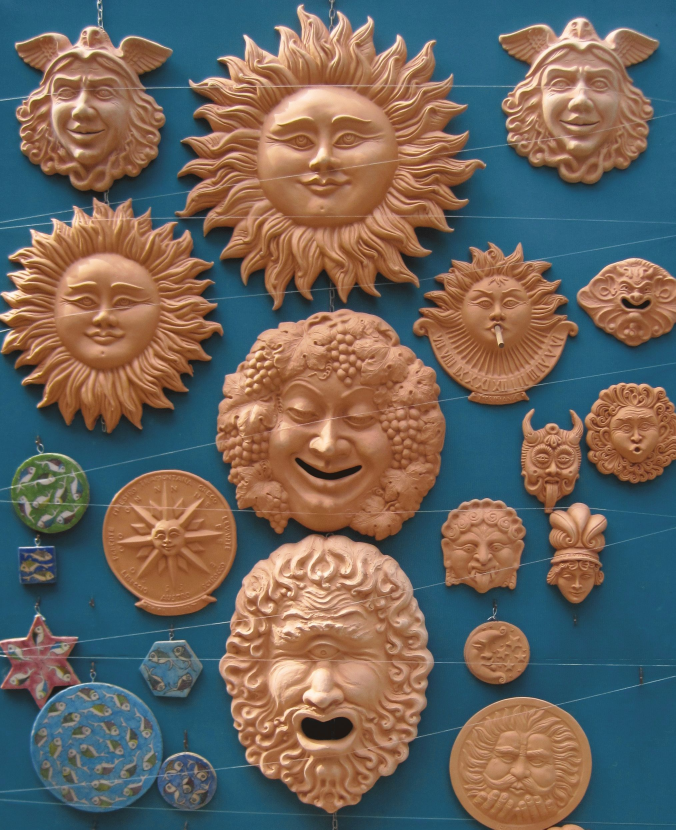
//> input picture Project3/Project3/foreground.jpg, 2027 x 2489 px (shown at 1/3 size)
$ ./main   (built with g++ and OpenCV 4)
//> lines starting //> are read from the running program, lines starting //| are printed output that depends on the picture
### Project3/Project3/colorhistogram.h
#ifndef _COLORHISTOGRAM_H_
#define _COLORHISTOGRAM_H_
#include <opencv2/core.hpp>
#include <opencv2/highgui.hpp>
using namespace cv;

// author: Nguyen Vi Cao
// CSS 487, prof Clark Olson
// header file for the Color Histogram that finds the most common color in the foreground image.

class ColorHistogram
{
public:
	// default constructor
	// Preconditions:	create 1 image object
	ColorHistogram(const Mat& back);

	// default constructor
	// Preconditions:	create 2 image objects
	ColorHistogram(const Mat& fore, const Mat& back);

	// createHistogram function
	// Preconditions:	read in the foreground image and create a 3d color histogram based on that foreground image
	// Postconditions:	void function, it only construct the 3d color histogram, increment the bins, replace the color
	//					in each bin by looping through the 3d color histogram calculate the average
	Mat createHistogram(Mat& fore, int size);

	// findMostCount function
	// Precondition:	passed in the color histogram constructed from the foreground image
	// Postcondition:	set the value for red, green, blue under private
	void findMostCommon(const Mat& hist, int size);

	// overlay function
	// Preconditions:	read in 2 images, foreground and background to apply the overlay process
	// Postconditions:	return 1 image that replace the background of the foreground image with the background image.
	Mat overlay(const Mat& fore, Mat& back, int size);

	// useOpenCVMethods function
	// Preconditions:	read in the foreground image then apply the x-axis flip, covert to gray(cvtColor), Gaussian blur, and canny edge detection
	// Postconditions:	return an output image
	Mat useOpenCVMethods(const Mat& back);

	// convert function
	// Preconditions:	read in the foreground image then apply the y-axis flip, median blur, and Laplacian operator
	// Postconditions:	return myoutput image
	Mat exploreOpenCVMethods(const Mat& back);

private:
	Mat fore_;
	Mat back_;
	int size = 4;
	int avgb_, avgg_, avgr_;				//the avarage value of each color avgb_ = blue, avgg_ = green, avgr_ red
};
#endif

### Project3/Project3/colorhistogram.cpp
#include "colorhistogram.h"
#include <opencv2/imgproc.hpp>

// CSS 487; Professor:	Clark Olson
// colorhistogram.cpp:	implementation file of the colorhistogram.h which include:
//	ColorHistogram:		default constructor that reads in two images foreground and background
//	createistogram:		construct the color historgram matrix for the foreground image
//	findMostCommon:		get the most common color from the color histogram
//	overlay:            apply color histogram on the two images
//	useOpenCV:			apply 4 openCV functions based on requirements
//	exploreOpenCV:		play around with 3 more openCV methods
// Author:				Nguyen Vi Cao

// default constructor
// Preconditions:	create 1 image objects
ColorHistogram::ColorHistogram(const Mat& back)
{
    this->back_ = back;
}

// default constructor
// Preconditions:	create 2 image objects
ColorHistogram::ColorHistogram(const Mat& fore, const Mat& back)
{
	this->fore_ = fore;
    this->back_ = back;
}

// createHistogram function
// Preconditions:	read in the foreground image and create a 3d color histogram based on that foreground image
// Postconditions:	void function, it only construct the 3d color histogram, increment the bins, replace the color
//					in each bin by looping through the 3d color histogram calculate the average
Mat ColorHistogram::createHistogram(Mat& fore, int size)
{
	// create an array of the histogram dimensions
	// size is a constant - the # of buckets in each dimension
	int dims[] = { size, size, size };
	// create 3D histogram of integers initialized to zero
	Mat hist(3, dims, CV_32S, Scalar::all(0));

	//histogram bucket
	int bucketSize = 256 / size;

	//create histogram - construct histogram based on the foreground image.
	for (int row = 0; row < fore.rows; row++) {
		for (int col = 0; col < fore.cols; col++) {
			int b = fore.at<Vec3b>(row, col)[0] / bucketSize;
			int g = fore.at<Vec3b>(row, col)[1] / bucketSize;
			int r = fore.at<Vec3b>(row, col)[2] / bucketSize;
			hist.at<int>(r, g, b)++;
		}
	}

	return hist;
}

// findMostCount function
// Precondition:	passed in the color histogram constructed from the foreground image
// Postcondition:	set the value for red, green, blue under private
void ColorHistogram::findMostCommon(const Mat& hist, int size)
{
	int count = INT_MIN;
	//Find the histogram bin with the most “votes” by looping over all three dimensions.
	//If the bin with the most votes is [r, g, b], then the most common color is approximately
	//3 dimensional loop over the histogram
	for (int r = 0; r < size; r++) {
		for (int g = 0; g < size; g++) {
			for (int b = 0; b < size; b++) {
				if (hist.at<int>(r, g, b) > count) {
					count = hist.at<int>(r, g, b);
					// update private member
					this->avgr_ = r;
					this->avgg_ = g;
					this->avgb_ = b;
				}
			}
		}
	}
}

// overlay function
// Preconditions:	read in 2 images, foreground and background to apply the overlay process
// Postconditions:	return 1 image that replace the background of the foreground image with the background image.
Mat ColorHistogram::overlay(const Mat& fore,Mat& back, int size)
{
	Mat output = fore.clone();
	int bucketSize = 256 / size;
	//calculate common color:
	int cRed = this->avgr_ * bucketSize + bucketSize / 2;
	int cGreen = this->avgg_ * bucketSize + bucketSize / 2;
	int cBlue = this->avgb_ * bucketSize + bucketSize / 2;

	for (int row = 0; row < fore.rows; row++) {
		for (int col = 0; col < fore.cols; col++) {
			int b = output.at<Vec3b>(row, col)[0];
			int g = output.at<Vec3b>(row, col)[1];
			int r = output.at<Vec3b>(row, col)[2];

			// current pixel of this col must no more than a bucketSize away
			if (abs(r - cRed) <= bucketSize && abs(g - cGreen) <= bucketSize
				&& abs(b - cBlue) <= bucketSize) {
				output.at<Vec3b>(row, col)[0] = back.at<Vec3b>(row % back.rows, col % back.cols)[0];
				output.at<Vec3b>(row, col)[1] = back.at<Vec3b>(row % back.rows, col % back.cols)[1];
				output.at<Vec3b>(row, col)[2] = back.at<Vec3b>(row % back.rows, col % back.cols)[2];
			}
		}
	}
	return output;
}

Mat ColorHistogram::useOpenCVMethods(const Mat& back)
{
	//flip (y-axis, code 1)
	Mat output_flipy;
	flip(back, output_flipy, 1);
	//cvtColor
	Mat output_gray;
	cvtColor(output_flipy, output_gray, 6);
	//Gaussian blur
	Mat output_blur;
	GaussianBlur(output_gray, output_blur, Size(7, 7), 2.0, 2.0);
	//Canny
	Mat canny;
	Canny(output_blur, canny, 20, 60);					//lowthreshhold = 0; lowthreshhold*ratio = 0*3; kernelsize = 3
    return canny;
}

Mat ColorHistogram::exploreOpenCVMethods(const Mat& back)
{
	//flip (y-axis, code 1)
	Mat output_flipy;
	flip(back, output_flipy, 1);
	//median blur
	Mat output_medblur;
	medianBlur(output_flipy, output_medblur, 3);
	//Laplacian operator
	Mat blur, laplacian;
	GaussianBlur(output_medblur, blur, Size(3, 3), 0);
	Laplacian(blur, laplacian, CV_16S, 3, 1, 0, BORDER_DEFAULT);
    return laplacian;
}

### Project3/Project3/main.cpp
// CSS 487; Professor: Clark Olson
// Program3:		create a histogram color. Replace every pixel in the foreground image that is close to the most common color with
//					the corresponding pixel from the background image
// Preconditions:	OpenCV is successfully installed.
//					OpenCVDebug.prop file is under the project folder.
//					background.jpg and foreground.jpg is under the project folder
// Postconditions:	create overlay.jpg that go over the color histogram process that replace the blue background of the foreground.jpg with the background.jpg
//					create output.jpg that Modify the background image by flipping it horizontally, converting it to greyscale, blurring it, and detecting edges
//					(each of these is a call to an OpenCV method – flip, cvtColor, GaussianBlur, Canny).
//					create myoutput.jpg that implement three additional operations to apply to the (original) image to create an interesting output
// Author:			Nguyen Vi Cao

#include <opencv2/core.hpp>
#include <opencv2/highgui.hpp>
#include "colorhistogram.h"
#include <iostream>
using namespace cv;
using namespace std;

// main method
// precondition:	read in foreground.jpg and background.jpg, already has the OpenCVDebug.prop file is under the project folder in order to compile correctly.
// Postconditions:	create overlay.jpg that go over the color histogram process that replace the blue background of the foreground.jpg with the background.jpg
//					create output.jpg that Modify the background image by flipping it horizontally, converting it to greyscale, blurring it, and detecting edges
//					(each of these is a call to an OpenCV method – flip, cvtColor, GaussianBlur, Canny).
//					create myoutput.jpg that implement three additional operations to apply to the (original) image to create an interesting output
int main(int argc, char* argv[])
{
		Mat fore = imread("foreground.jpg");
//> fore is the input picture: 2489 rows x 2027 cols, CV_8UC3; mean B, G, R 94.3, 102, 109.6
		Mat back = imread("background.jpg");
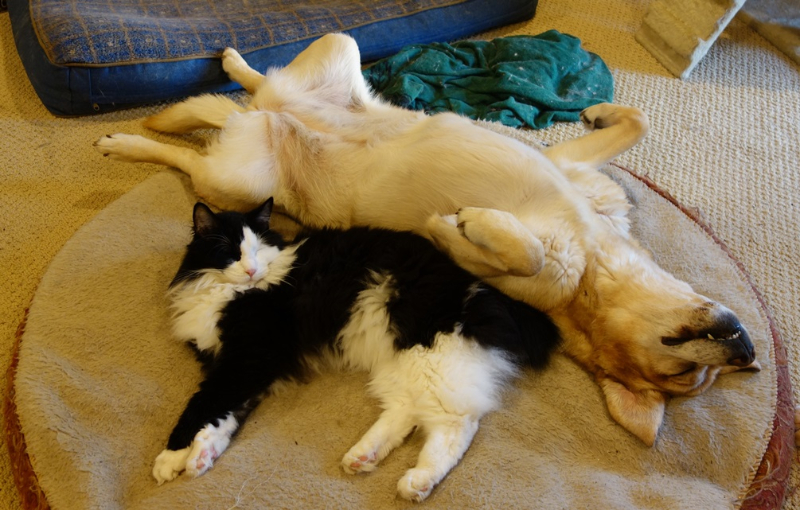
//> input picture Project3/Project3/background.jpg, 800 x 510 px
//> back is the input picture: 510 rows x 800 cols, CV_8UC3; mean B, G, R 75.8, 111.6, 130.9

		//use OpenCV methods on output object
		//write output to disk
		ColorHistogram backg(back);
		Mat output = backg.useOpenCVMethods(back);
//> in useOpenCVMethods, `flip(back, output_flipy, 1);`:
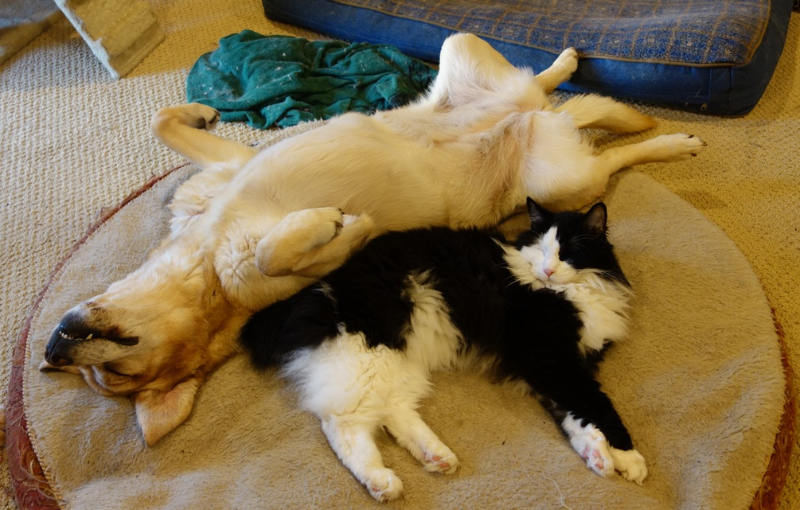
//> output_flipy: 510 rows x 800 cols, CV_8UC3; mean B, G, R 75.8, 111.6, 130.9
//> in useOpenCVMethods, `cvtColor(output_flipy, output_gray, 6);`:
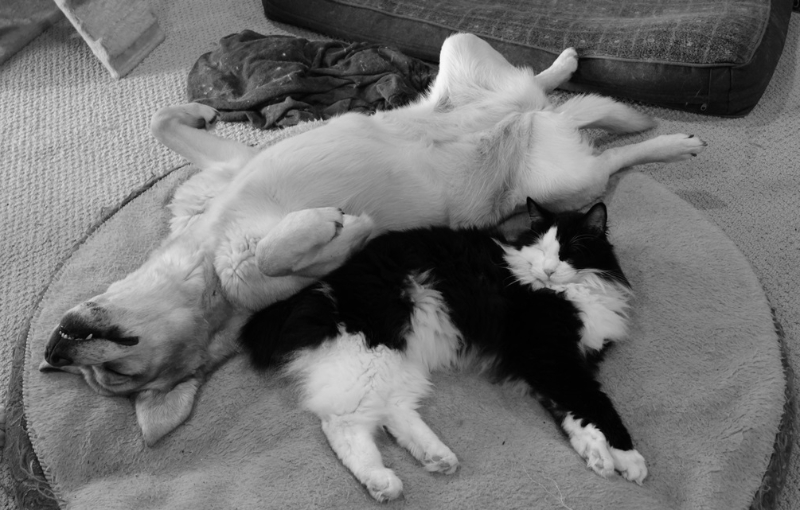
//> output_gray: 510 rows x 800 cols, CV_8UC1; min 0, max 249, mean 113.3
//> in useOpenCVMethods, `Canny(output_blur, canny, 20, 60);`:
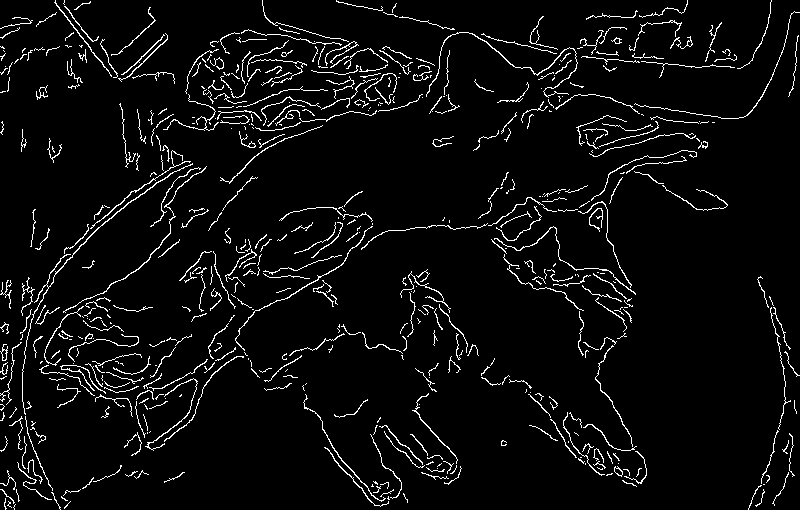
//> canny: 510 rows x 800 cols, CV_8UC1; 4.9% white in thin lines or dots
		imwrite("output.jpg", output);

		//explore OpenCV methods; call 3 more operations apply it to myoutput object
		//write myoutput to disk
		Mat myoutput = backg.exploreOpenCVMethods(back);
//> in exploreOpenCVMethods, `Laplacian(blur, laplacian, CV_16S, 3, 1, 0, BORDER_DEFAULT);`:
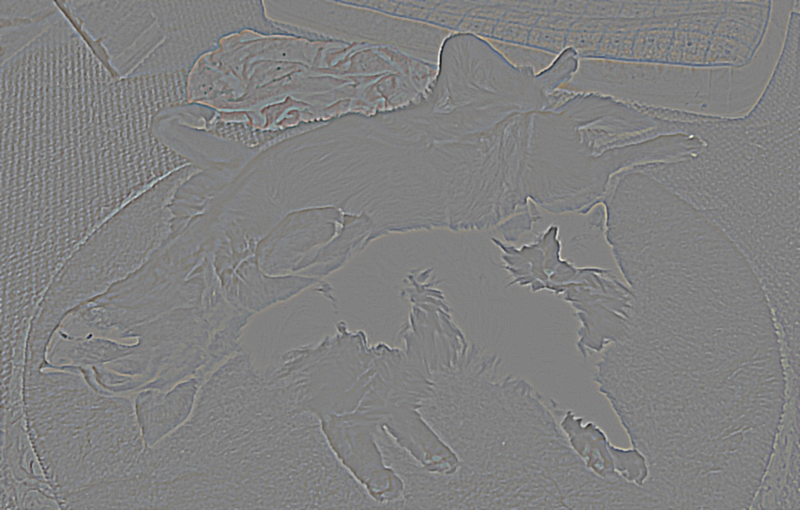
//> laplacian: 510 rows x 800 cols, CV_16SC3; mean B, G, R 0, 0, 0; drawn with min black and max white
		imwrite("myoutput.jpg", myoutput);

		//color histogram
		int size = 4;
		ColorHistogram obj(fore, back);
		Mat hist = obj.createHistogram(fore, size);
		obj.findMostCommon(hist, size);
//> after the loop in findMostCommon, `for (int r = 0; r < size; r++)`: count = 1547830; this->avgr_ = 0; this->avgg_ = 1
		Mat overlayed = obj.overlay(fore, back, size);
//> in overlay, `int cRed = this->avgr_ * bucketSize + bucketSize / 2;`: cRed = 32
//> in overlay, `int cGreen = this->avgg_ * bucketSize + bucketSize / 2;`: cGreen = 96
//> after the loop in overlay, `for (int row = 0; row < fore.rows; row++)`:
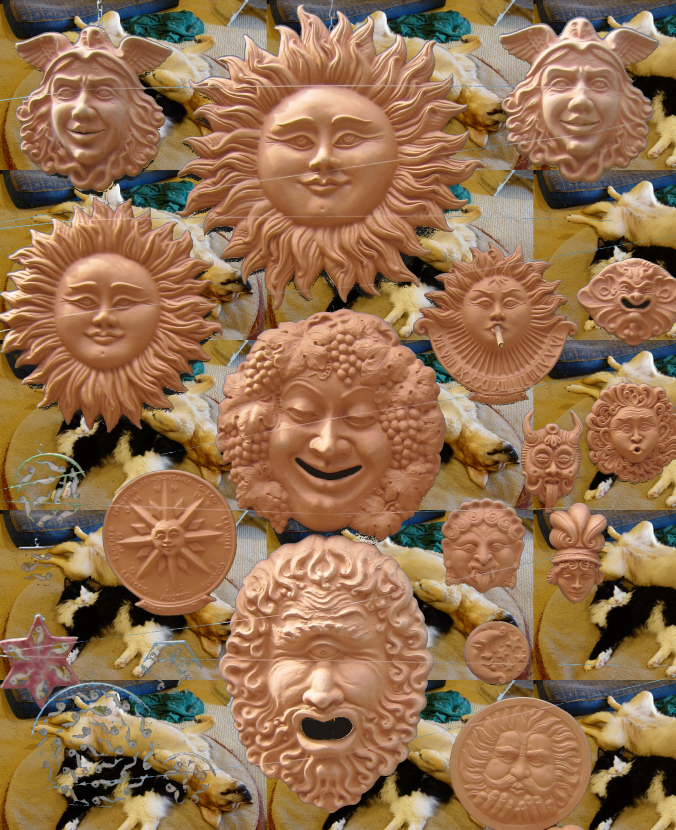
//> output: 2489 rows x 2027 cols, CV_8UC3 (shown at 1/3 size); mean B, G, R 80.3, 113.1, 148.8
		namedWindow("overlayed", WINDOW_NORMAL);
		resizeWindow("overlayed", overlayed.cols / 8, overlayed.rows / 8);
		imshow("Overlayed Image ", overlayed);
		imwrite("overlay.jpg", overlayed);

		return 0;
}
